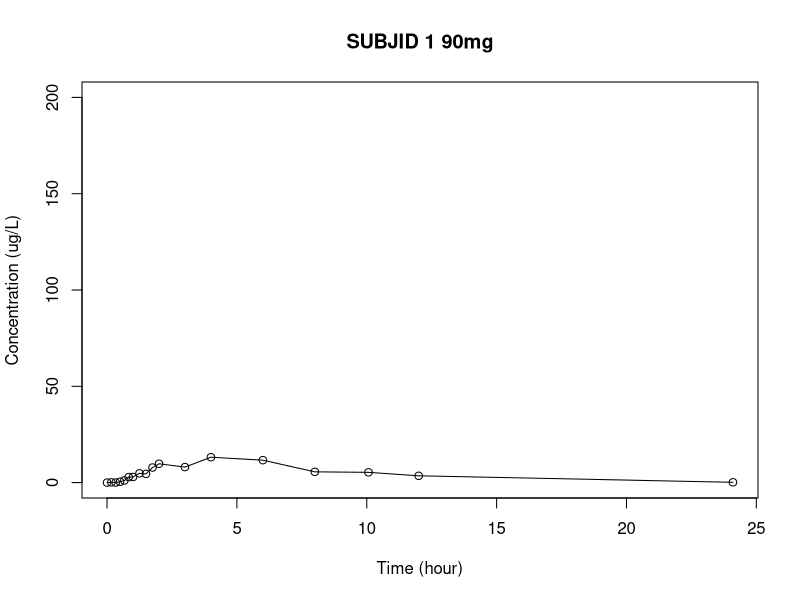
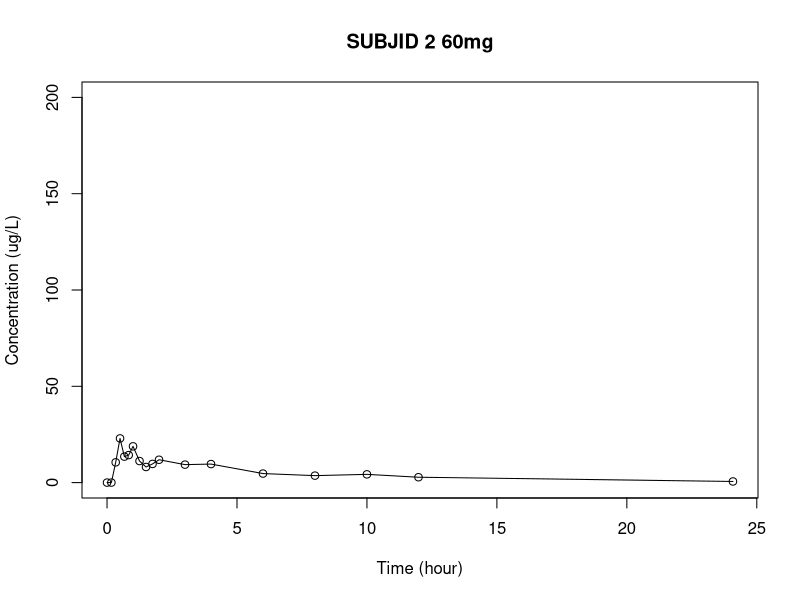
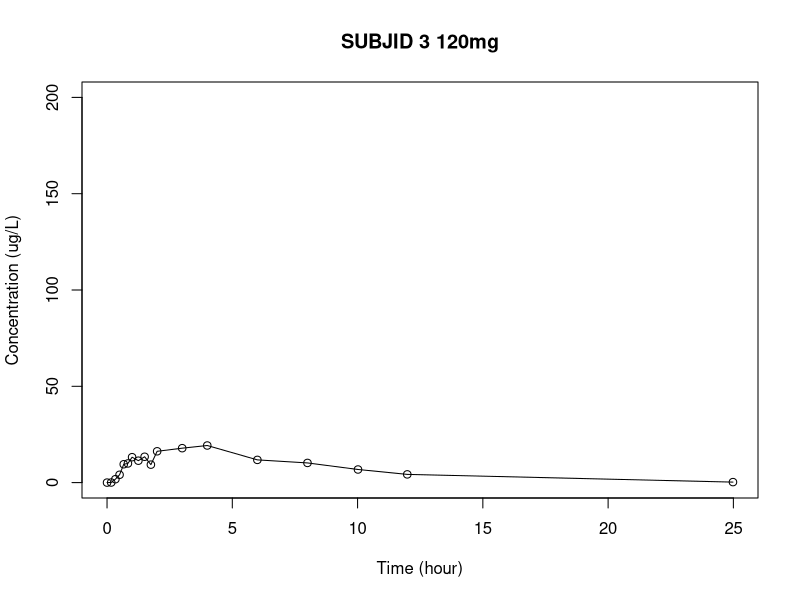
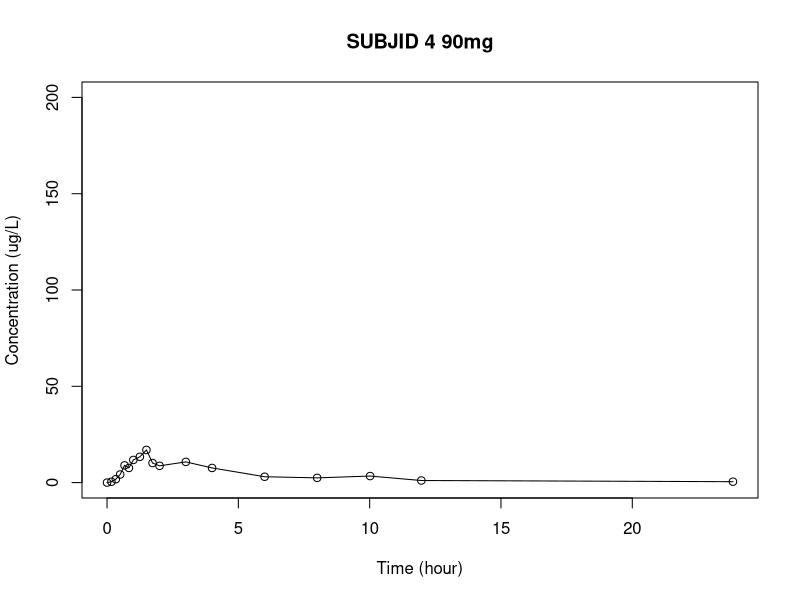
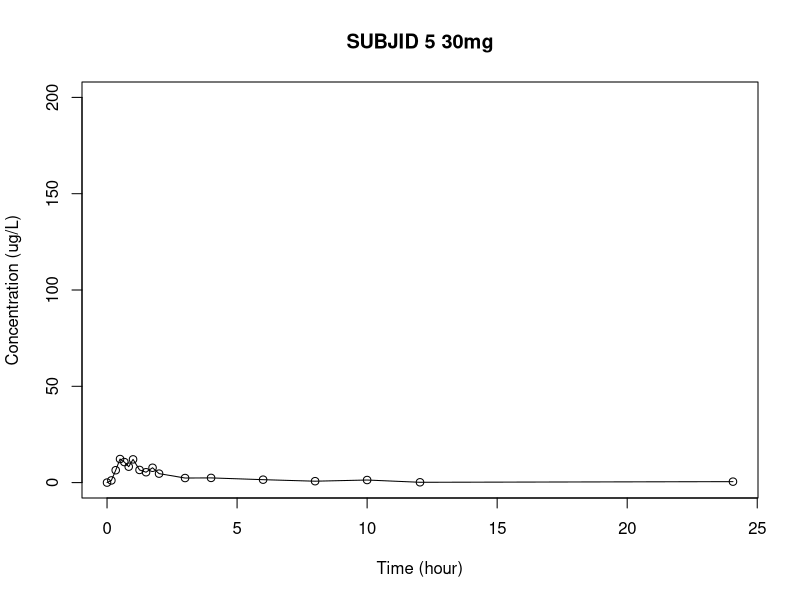
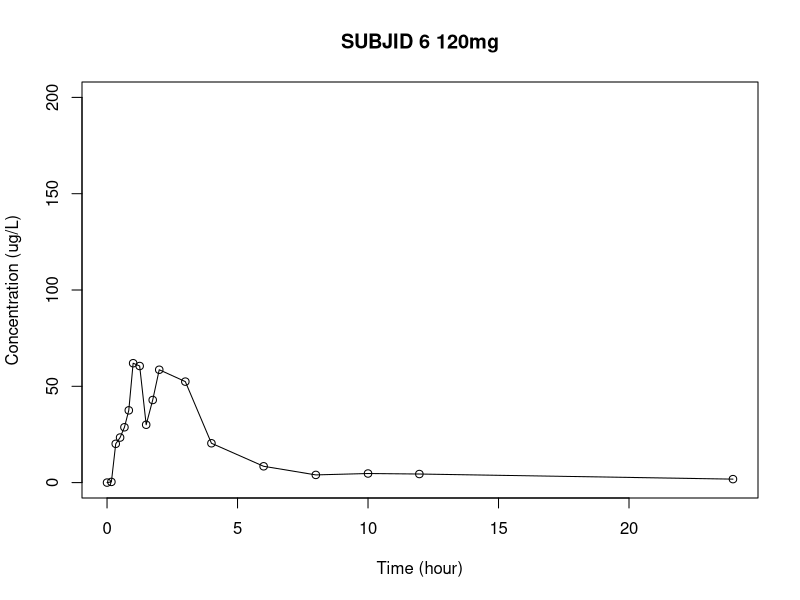
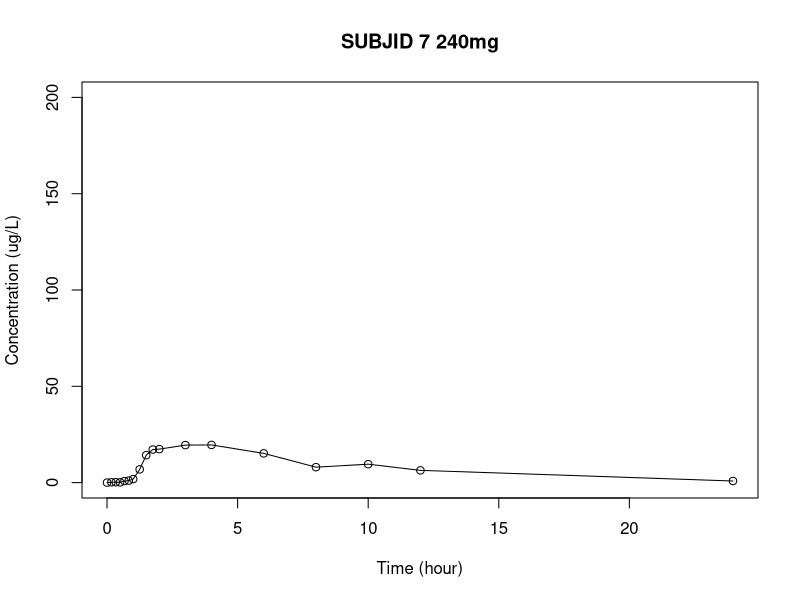
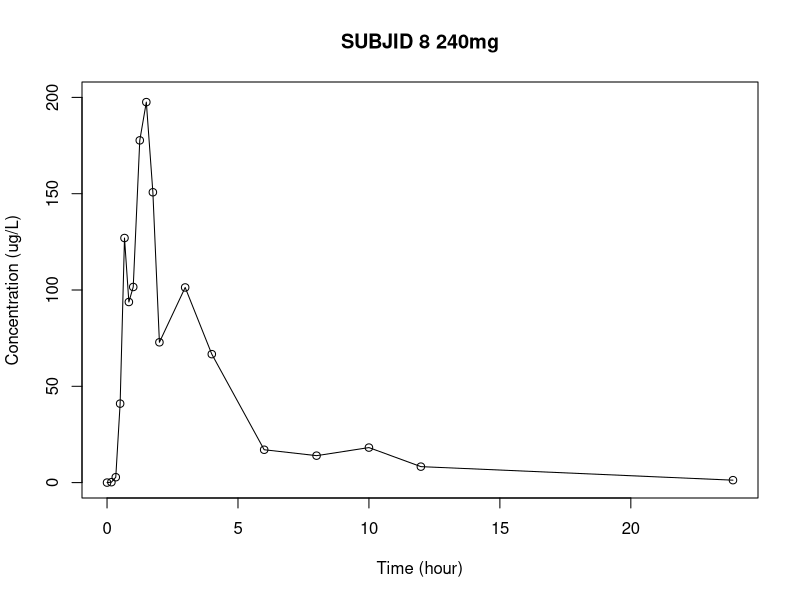

Generate these figures, in order, with R:
# Loading
setwd("D:/AMC")
PKRaw = read.csv("Drug_X_PK.csv")

# There's missing ID so we implemented this code.
UniID = unique(PKRaw$ID)

# Base plot
for (i in 1:length(UniID)){
  PKRaw01 = PKRaw[PKRaw$ID == UniID[i], ]
  plot(PKRaw01$TIME, PKRaw01$DV, main = paste0("SUBJID ", UniID[i], sep=" ", PKRaw01$Drug[1], "mg"), ylim=c(0,200), xlab="Time (hour)", ylab="Concentration (ug/L)")
  lines(PKRaw01$TIME, PKRaw01$DV, type="l")
}

# ggplot2 - this will be used for docx file.
library(ggplot2)

for (i in 1:2){ #length(UniID)){
  PKRaw01 = PKRaw[PKRaw$ID == UniID[i], ]
  FINAL = ggplot(PKRaw01, aes(x = TIME, y = DV)) + geom_point() + geom_line() + ggtitle(paste("SUBJID ", UniID[i], sep = ""))
  plot(FINAL)
  # ggsave(filename = paste0("Figures/SUBJID",UniID[i], ".jpg"), FINAL)
}

for (i in 1:length(UniID)){
  PKRaw01 = PKRaw[PKRaw$ID == UniID[i], ]
  FINAL = ggplot(PKRaw01, aes(x = TIME, y = DV)) + geom_point() + geom_line() + ggtitle(paste("SUBJID ", UniID[i], sep = ""))
  plot(FINAL)
  # ggsave(filename = paste0("Figures/SUBJID",UniID[i], ".jpg"), FINAL)
}

# y??? 범위??? 고정??? ???. x??? y??? TIME -> label Time (hour), DV -> Concentration (ug/L)
# Title??? Dose ???보??? ?????? SUBJID ? (~~ mg)